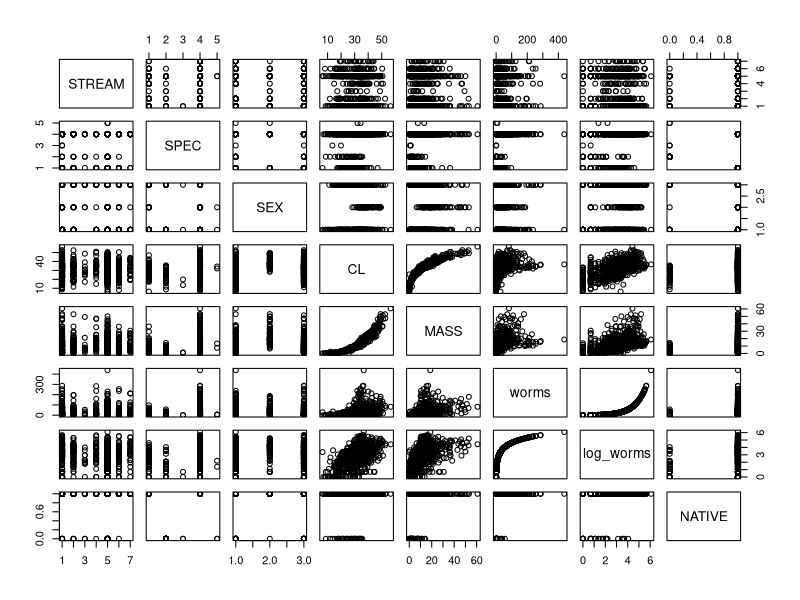
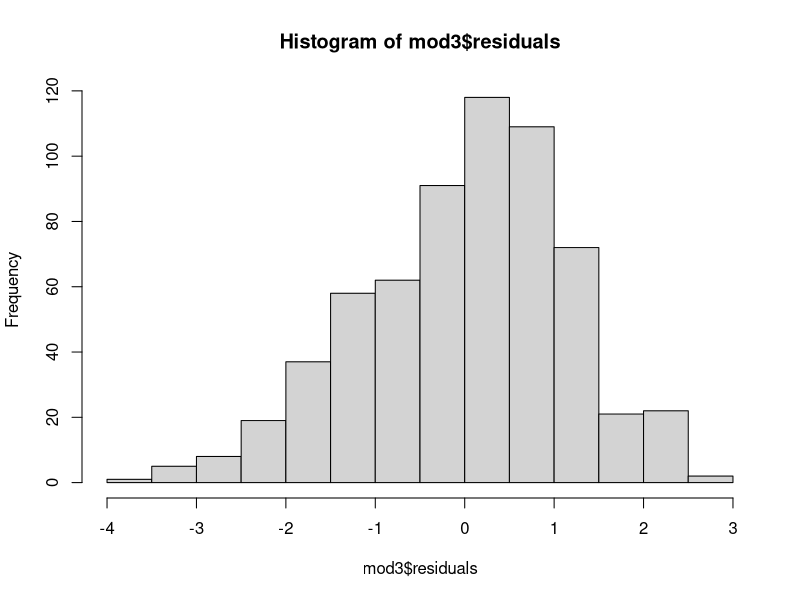
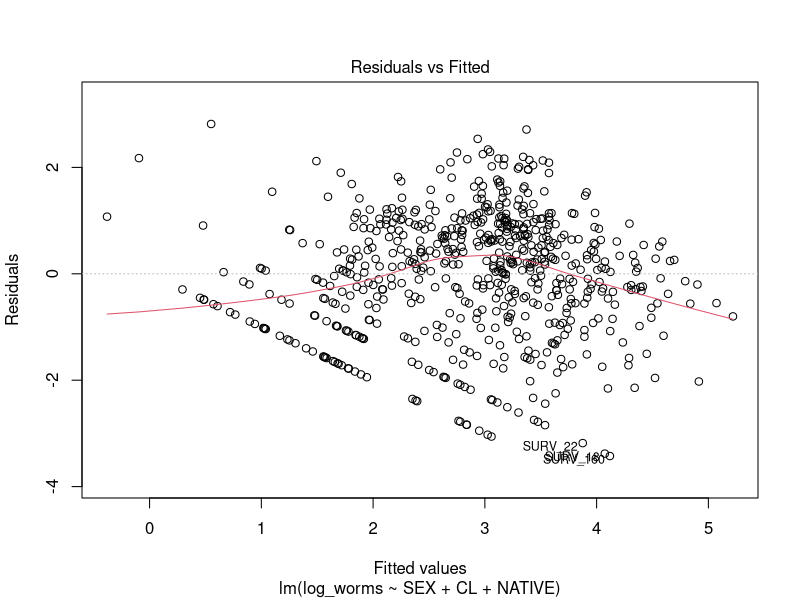
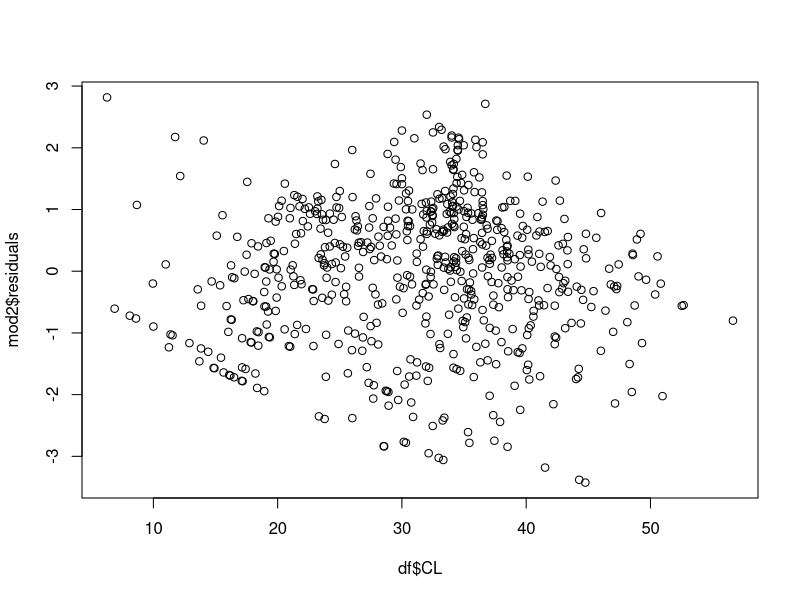
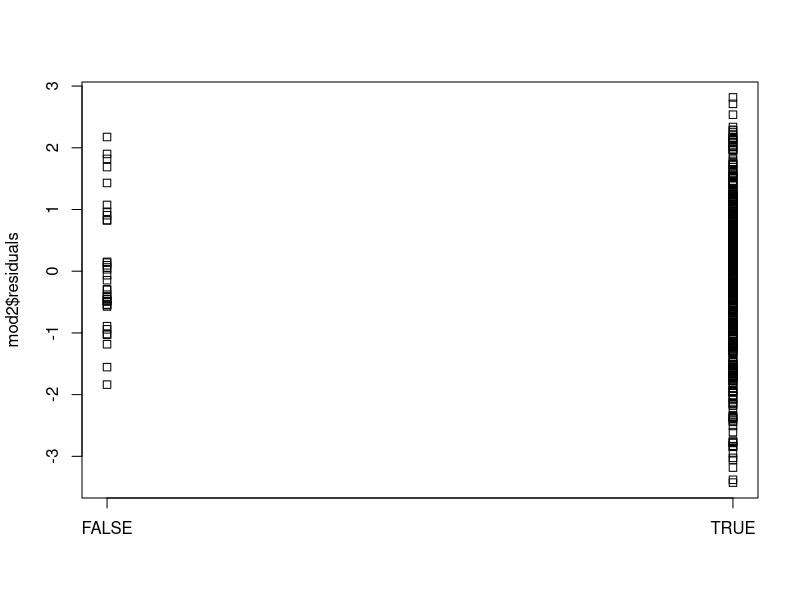
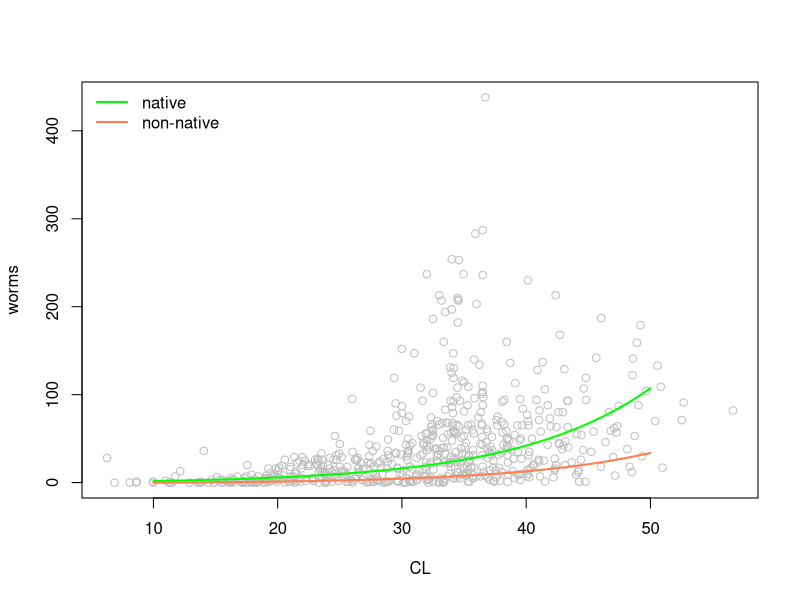

Source code (R) for these figures, in order:
## ---- chunk 1
#read in raw data making ID the row names
df <- read.csv(file = "cray_worm_NewRiver2.csv",  row.names = 1)

## ---- chunk 2
df$log_worms <- log(1 + df$worms)
## ---- chunk 3
df$NATIVE <- df$SPEC %in% c("scio","bart")
## ---- chunk 4
#lose the variable we don't want to deal with
df <- df[,!names(df) %in% c("DATE", "WATERSHED", "JULIAN_DAY")]

#remove observations with missing data
df <- na.omit(df)
## ---- chunk 5
plot(df)
## ---- chunk 6
cor(df$CL, df$MASS) #collinear - might be redundant
## ---- chunk 7
df <- df[,!names(df) %in% c("MASS")]

#Here is another way: df <- subset(df, select = -c(MASS))
## ---- chunk 8
mod <- lm(log_worms ~ STREAM  + SEX + CL + SPEC + NATIVE, data = df)
summary(mod)
## ---- chunk 9
mod <- lm(log_worms ~ STREAM  + SEX + CL + NATIVE , data = df)
summary(mod)
## ---- chunk 10
drop1(mod, test = "F")
## ---- chunk 11
mod2 <- lm(log_worms ~ SEX + CL + NATIVE , data = df)
summary(mod2)
## ---- chunk 12
drop1(mod2, test = "F")
## ---- chunk 13
mod3 <- lm(log_worms ~ CL + NATIVE , data = df)
summary(mod3)

drop1(mod3, test = "F")
## ---- chunk 14
hist(mod3$residuals)
shapiro.test(mod3$residuals) #take with grain of salt bc better to visualize
## ---- chunk 15
plot(mod2, which = 1)
## ---- chunk 16
plot(mod2$residuals ~ df$CL) #if correlated, we need to go back
stripchart(mod2$residuals ~ df$NATIVE, vertical = T)
## ---- chunk 17
#make dummy dataframe for range of lengths and native = T/F
dummy_data <- expand.grid(CL = 10:50, NATIVE = c(TRUE,FALSE))

#estimate the transormed number of orms using our model
fit <- predict(mod3, newdata = dummy_data)

#un-log-transform the estimates to get numbers of worms
fit <- exp(fit) - 1

#plot the raw data
plot(worms ~ CL, col = "grey75", data = df)


#draw a line for the natives
lines(x = dummy_data$CL[dummy_data$NATIVE == TRUE],
      y = fit[dummy_data$NATIVE == TRUE],
      lwd = 2,
      col = "green")
#now one for the non-natives
lines(x = dummy_data$CL[dummy_data$NATIVE == FALSE],
      y = fit[dummy_data$NATIVE == FALSE],
      lwd = 2,
      col = "coral")
#add a legend
legend("topleft", legend = c("native","non-native"),
       lwd = 2, col = c("green","coral"), bty = "n")
